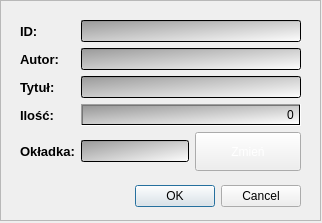
<?xml version="1.0" encoding="UTF-8"?>
<ui version="4.0">
 <class>DialogEditBook</class>
 <widget class="QDialog" name="DialogEditBook">
  <property name="geometry">
   <rect>
    <x>0</x>
    <y>0</y>
    <width>322</width>
    <height>223</height>
   </rect>
  </property>
  <property name="windowTitle">
   <string>Dialog</string>
  </property>
  <widget class="QWidget" name="layoutWidget">
   <property name="geometry">
    <rect>
     <x>20</x>
     <y>20</y>
     <width>281</width>
     <height>151</height>
    </rect>
   </property>
   <layout class="QGridLayout" name="gridLayout">
    <item row="0" column="0">
     <widget class="QLabel" name="label_4">
      <property name="font">
       <font>
        <pointsize>10</pointsize>
        <bold>true</bold>
       </font>
      </property>
      <property name="text">
       <string>ID:</string>
      </property>
     </widget>
    </item>
    <item row="1" column="1">
     <widget class="QLineEdit" name="Author">
      <property name="styleSheet">
       <string notr="true">background-color: qlineargradient(spread:pad, x1:0, y1:0, x2:1, y2:1, stop:0 rgba(152, 152, 152, 255), stop:1 rgba(255, 255, 255, 255));</string>
      </property>
     </widget>
    </item>
    <item row="1" column="0">
     <widget class="QLabel" name="label">
      <property name="font">
       <font>
        <pointsize>10</pointsize>
        <bold>true</bold>
       </font>
      </property>
      <property name="text">
       <string>Autor:</string>
      </property>
     </widget>
    </item>
    <item row="2" column="1">
     <widget class="QLineEdit" name="Title">
      <property name="styleSheet">
       <string notr="true">background-color: qlineargradient(spread:pad, x1:0, y1:0, x2:1, y2:1, stop:0 rgba(152, 152, 152, 255), stop:1 rgba(255, 255, 255, 255));</string>
      </property>
     </widget>
    </item>
    <item row="3" column="0">
     <widget class="QLabel" name="label_3">
      <property name="font">
       <font>
        <pointsize>10</pointsize>
        <bold>true</bold>
       </font>
      </property>
      <property name="text">
       <string>Ilość:</string>
      </property>
     </widget>
    </item>
    <item row="4" column="0">
     <widget class="QLabel" name="label_5">
      <property name="font">
       <font>
        <pointsize>10</pointsize>
        <bold>true</bold>
       </font>
      </property>
      <property name="text">
       <string>Okładka:</string>
      </property>
     </widget>
    </item>
    <item row="2" column="0">
     <widget class="QLabel" name="label_2">
      <property name="font">
       <font>
        <pointsize>10</pointsize>
        <bold>true</bold>
       </font>
      </property>
      <property name="text">
       <string>Tytuł:</string>
      </property>
     </widget>
    </item>
    <item row="0" column="1">
     <widget class="QLineEdit" name="ID">
      <property name="styleSheet">
       <string notr="true">background-color: qlineargradient(spread:pad, x1:0, y1:0, x2:1, y2:1, stop:0 rgba(152, 152, 152, 255), stop:1 rgba(255, 255, 255, 255));</string>
      </property>
      <property name="readOnly">
       <bool>true</bool>
      </property>
     </widget>
    </item>
    <item row="3" column="1">
     <widget class="QSpinBox" name="Quantity">
      <property name="styleSheet">
       <string notr="true">background-color: qlineargradient(spread:pad, x1:0, y1:0, x2:1, y2:1, stop:0 rgba(152, 152, 152, 255), stop:1 rgba(255, 255, 255, 255));</string>
      </property>
      <property name="alignment">
       <set>Qt::AlignRight|Qt::AlignTrailing|Qt::AlignVCenter</set>
      </property>
      <property name="buttonSymbols">
       <enum>QAbstractSpinBox::NoButtons</enum>
      </property>
     </widget>
    </item>
    <item row="4" column="1">
     <layout class="QHBoxLayout" name="horizontalLayout">
      <item>
       <widget class="QLineEdit" name="Front">
        <property name="sizePolicy">
         <sizepolicy hsizetype="Preferred" vsizetype="Fixed">
          <horstretch>0</horstretch>
          <verstretch>0</verstretch>
         </sizepolicy>
        </property>
        <property name="styleSheet">
         <string notr="true">background-color: qlineargradient(spread:pad, x1:0, y1:0, x2:1, y2:1, stop:0 rgba(152, 152, 152, 255), stop:1 rgba(255, 255, 255, 255));</string>
        </property>
       </widget>
      </item>
      <item>
       <widget class="QPushButton" name="pushButton">
        <property name="sizePolicy">
         <sizepolicy hsizetype="Preferred" vsizetype="Preferred">
          <horstretch>0</horstretch>
          <verstretch>0</verstretch>
         </sizepolicy>
        </property>
        <property name="styleSheet">
         <string notr="true">QPushButton{
	border-image: url(:/img/Short.png);
	color: white;
}
QPushButton:hover {
	border-image: url(:/img/ShortHoover.png);
	color:white;
}
QPushButton:pressed {
	border-image: url(:/img/ShortPressed.png);
	color: white;
}</string>
        </property>
        <property name="text">
         <string>Zmień</string>
        </property>
       </widget>
      </item>
     </layout>
    </item>
   </layout>
  </widget>
  <widget class="QFrame" name="frame">
   <property name="geometry">
    <rect>
     <x>0</x>
     <y>0</y>
     <width>321</width>
     <height>221</height>
    </rect>
   </property>
   <property name="styleSheet">
    <string notr="true">border-image: url(:/img/Back.png);</string>
   </property>
   <property name="frameShape">
    <enum>QFrame::StyledPanel</enum>
   </property>
   <property name="frameShadow">
    <enum>QFrame::Raised</enum>
   </property>
  </widget>
  <widget class="QDialogButtonBox" name="buttonBox">
   <property name="geometry">
    <rect>
     <x>0</x>
     <y>180</y>
     <width>301</width>
     <height>32</height>
    </rect>
   </property>
   <property name="styleSheet">
    <string notr="true">#buttonBox *[text=&quot;OK&quot;] {
	border-image: url(:/img/Short.png);
	border-width: 20px;
	color: white;
	font: 900 10pt &quot;Segoe UI&quot;;
}
#buttonBox *[text=&quot;OK&quot;]:hover {
	border-image: url(:/img/ShortHoover.png);
	border-width: 20px;
	color:white;
	font: 900 10pt &quot;Segoe UI&quot;;
}
#buttonBox *[text=&quot;OK&quot;]:pressed {
	border-image: url(:/img/ShortPressed.png);
	border-width: 20px;
	color:white;
	font: 900 10pt &quot;Segoe UI&quot;;
}

#buttonBox *[text=&quot;Cancel&quot;] {
	border-image: url(:/img/Short.png);
	border-width: 20px;
	color:white;
	font: 900 10pt &quot;Segoe UI&quot;;
}
#buttonBox *[text=&quot;Cancel&quot;]:hover {
	border-image: url(:/img/ShortHoover.png);
	border-width: 20px;
	color:white;
	font: 900 10pt &quot;Segoe UI&quot;;
}
#buttonBox *[text=&quot;Cancel&quot;]:pressed {
	border-image: url(:/img/ShortPressed.png);
	border-width: 20px;
	color:white;
	font: 900 10pt &quot;Segoe UI&quot;;
}</string>
   </property>
   <property name="orientation">
    <enum>Qt::Horizontal</enum>
   </property>
   <property name="standardButtons">
    <set>QDialogButtonBox::Cancel|QDialogButtonBox::Ok</set>
   </property>
  </widget>
  <zorder>frame</zorder>
  <zorder>layoutWidget</zorder>
  <zorder>buttonBox</zorder>
 </widget>
 <resources/>
 <connections>
  <connection>
   <sender>buttonBox</sender>
   <signal>accepted()</signal>
   <receiver>DialogEditBook</receiver>
   <slot>accept()</slot>
   <hints>
    <hint type="sourcelabel">
     <x>248</x>
     <y>254</y>
    </hint>
    <hint type="destinationlabel">
     <x>157</x>
     <y>274</y>
    </hint>
   </hints>
  </connection>
  <connection>
   <sender>buttonBox</sender>
   <signal>rejected()</signal>
   <receiver>DialogEditBook</receiver>
   <slot>reject()</slot>
   <hints>
    <hint type="sourcelabel">
     <x>316</x>
     <y>260</y>
    </hint>
    <hint type="destinationlabel">
     <x>286</x>
     <y>274</y>
    </hint>
   </hints>
  </connection>
 </connections>
</ui>
